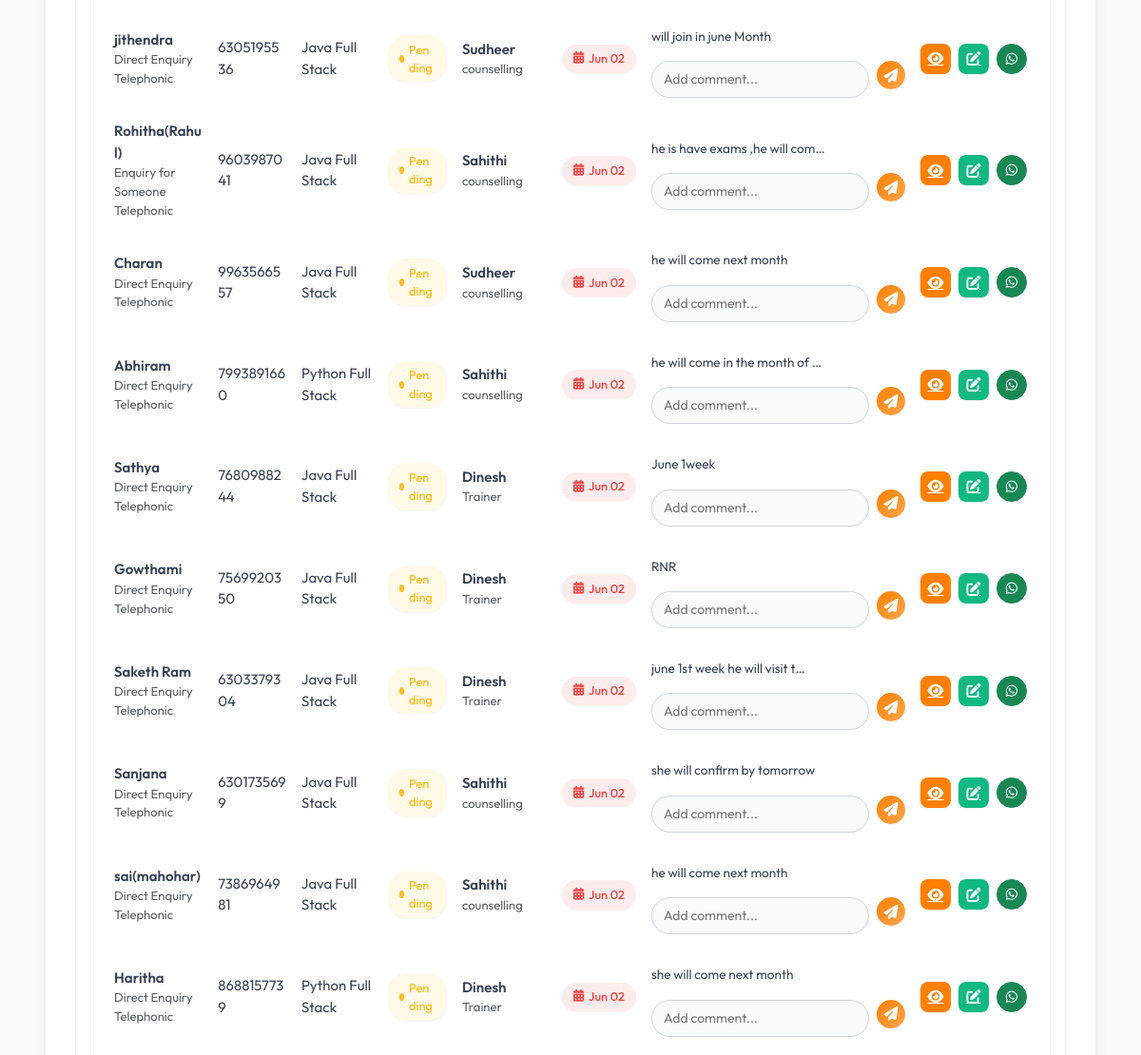
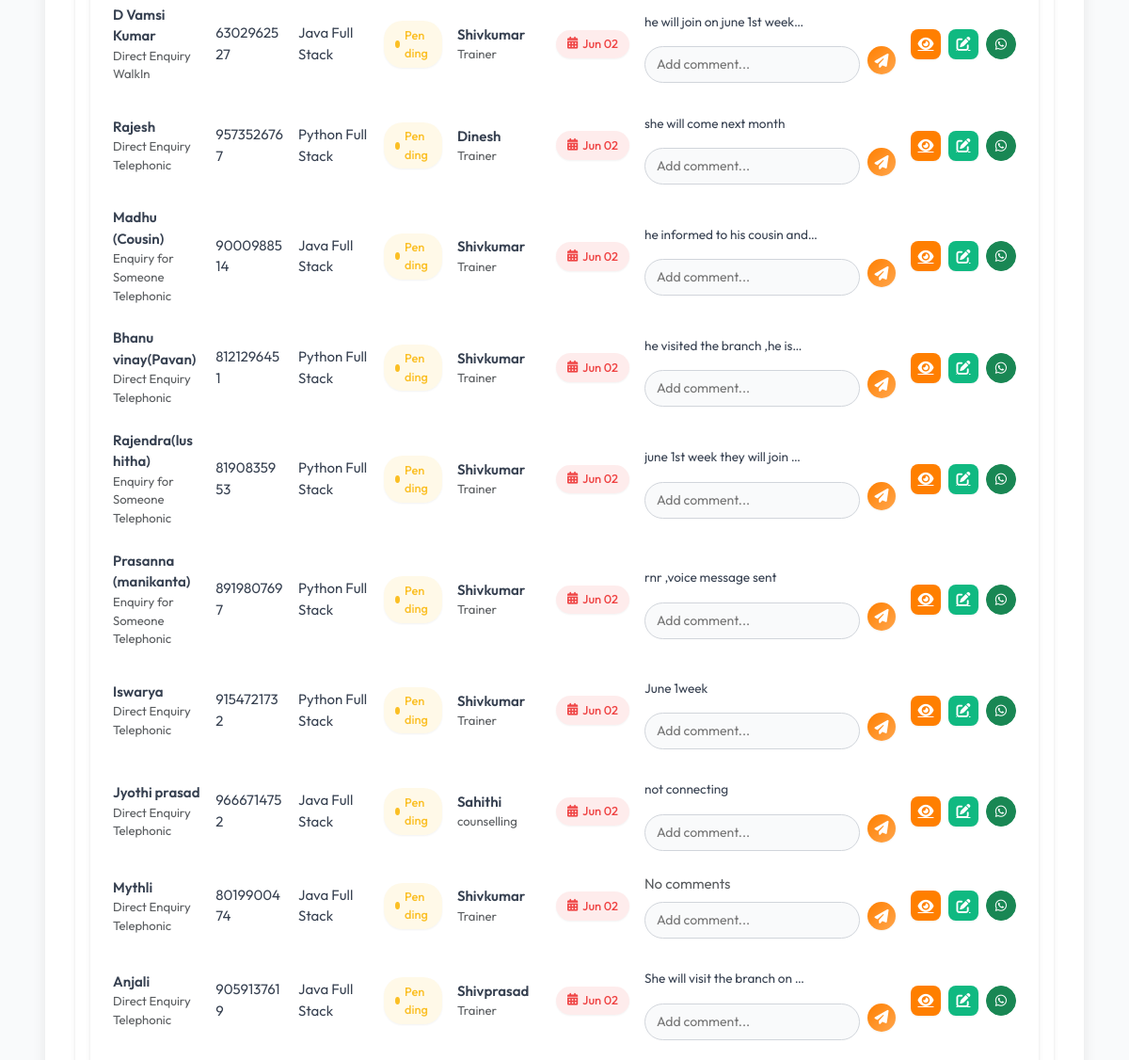
The app's page /today-followups/ (signed in, middle part), older data (2 pictures, top to bottom).
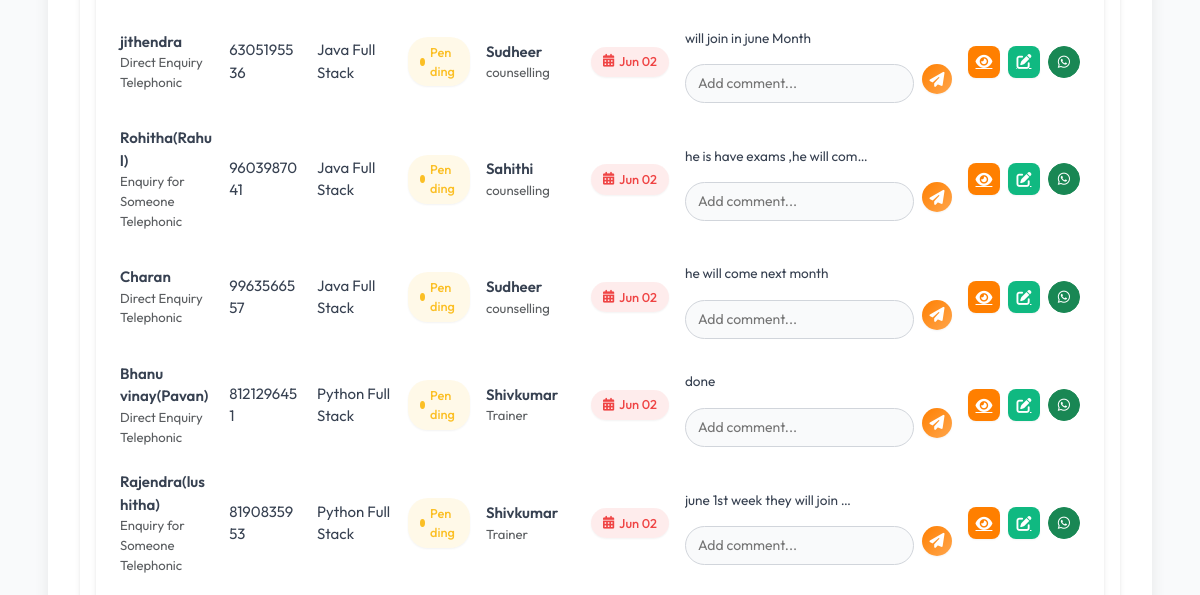
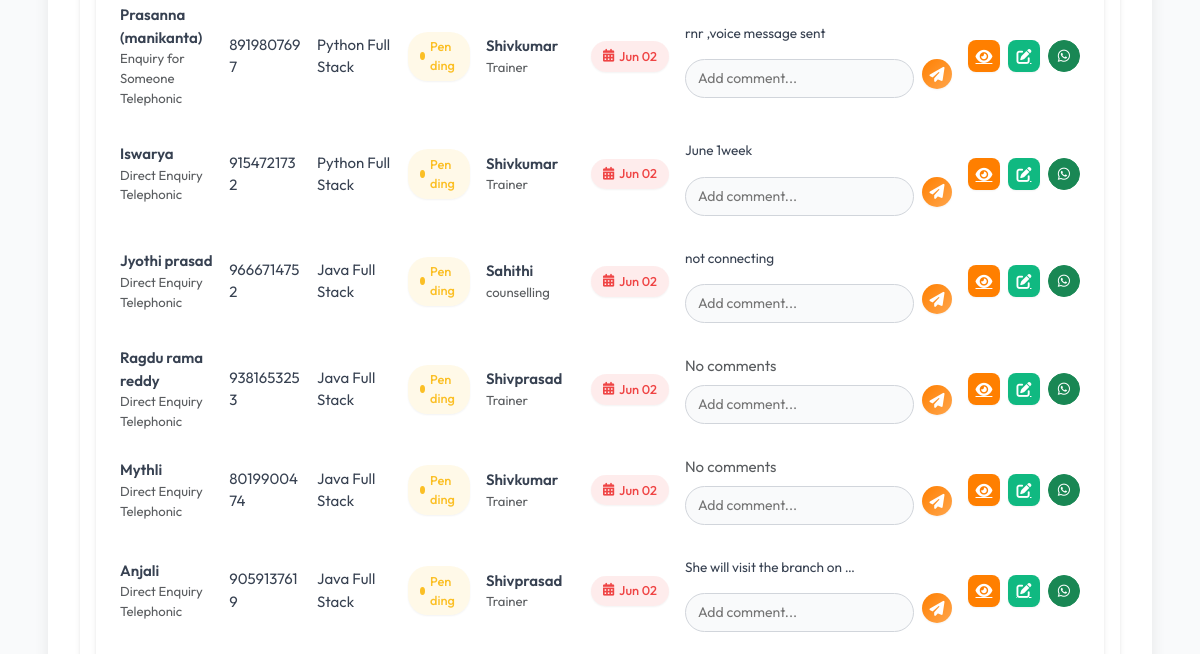
The same page, newer data (2 pictures, top to bottom).
### enquiry/models.py (models this page shows, shortened)
class Enquiry(models.Model):
    STATUS_CHOICES = [
        ('joined', 'Joined'),
        ('pending', 'Pending'),
        ('dropout', 'Dropout'),
    ]
    SUBJECT_CHOICES = [
        ('java_full_stack', 'Java Full Stack'),
        ('python_full_stack', 'Python Full Stack'),
        ('other', 'Other'),
    ]
    ENQUIRY_TYPE_CHOICES = [
        ('someone_telephonic', 'Enquiry for Someone Telephonic'),
        ('direct_telephonic', 'Direct Enquiry Telephonic'),
        ('someone_walkin', 'Enquiry for Someone WalkIn'),
        ('direct_walkin', 'Direct Enquiry WalkIn'),
        ('telephonic_to_walkin', 'Telephonic To Walkin'),
    ]
    name = models.CharField(max_length=100)
    mobile = models.CharField(max_length=15, unique=True)
    subject = models.CharField(max_length=50, choices=SUBJECT_CHOICES)
    status = models.CharField(max_length=10, choices=STATUS_CHOICES, default='pending')
    enquiry_type = models.CharField(max_length=30, choices=ENQUIRY_TYPE_CHOICES, default='direct_telephonic')
    counsellor = models.ForeignKey(Counsellor, on_delete=models.CASCADE)
    created_at = models.DateTimeField(auto_now_add=True)
    followup_date = models.DateField(null=True, blank=True)
    enquiry_date = models.DateField(null=True, blank=True)
    parent_number = models.CharField(max_length=15, blank=True, null=True)
    fees_paid_date = models.DateField(null=True, blank=True)
    native_district_name=models.CharField(max_length=30,blank=True,null=True)
    target_fees = models.DecimalField(
        max_digits=12, decimal_places=2,
        null=True, blank=True,
        help_text="Total fees for the course"
    )
    fees_paid = models.DecimalField(
        max_digits=12, decimal_places=2,
        default=0.00,
        help_text="Total amount paid by the student"
    )
    fees_balance = models.DecimalField(
        max_digits=12, decimal_places=2,
        null=True, blank=True,
        help_text="Remaining balance (calculated automatically)"
    )
    due_date = models.DateField(
        null=True, blank=True,
        help_text="Deadline for full fees payment"
    )
    other_subject_name = models.CharField(
        max_length=100,
        blank=True,
        null=True,
        help_text="Specify the subject if 'Other' is selected"
    )
    college = models.ForeignKey(
        CollegeInfo,
        on_delete=models.SET_NULL,
        null=True,
        blank=True,
        related_name='enquiries'
    )
    VISIT_TYPE_CHOICES = [
        ('alone_walkin', 'Alone Walkin'),
        ('came_with_parents', 'Came with parents'),
        ('student_reference', 'Student Reference'),
        ('old_student_reference', 'Old Student Reference'),
        ('came_with_relatives', 'Came with relatives'),
    ]
    visit_type = models.CharField(
        max_length=30,
        choices=VISIT_TYPE_CHOICES,
        default='alone_walkin',
        help_text="How did the student come for enquiry?"
    )

class Counsellor(models.Model):
    name = models.CharField(max_length=100, unique=True)
    mobile = models.CharField(max_length=15)
    department = models.CharField(max_length=100)

class Comment(models.Model):
    enquiry = models.ForeignKey(Enquiry, on_delete=models.CASCADE, related_name='comments')
    comment = models.TextField()
    created_at = models.DateTimeField(default=timezone.now)
    class Meta:
        get_latest_by = 'created_at'
        ordering = ['-created_at']

### enquiry/views.py (the view)
# urls.py: path('today-followups/', views.today_followups, name='today_followups'),
@login_required(login_url='accounts:login')
def today_followups(request):
    today = get_ist_time().date()
    enquiries = Enquiry.objects.filter(followup_date=today, status='pending')
    return render(request, 'today_followups.html', {'enquiries': enquiries, 'today': today})

### enquiry/models.py (called while the page is built)
    @property
    def actual_collected(self):
        from .models import Enquiry
        total = Enquiry.objects.filter(
            fees_paid_date__year=self.year,
            fees_paid_date__month=self.month,
            fees_paid_date__isnull=False
        ).aggregate(Sum('fees_paid'))['fees_paid__sum'] or 0
        return total

### enquiry/views.py (called while the page is built)
def get_ist_time():
    return datetime.now(IST)

### template/today_followups.html (shortened to what the changed rows need)
{% extends 'base.html' %}
{% block extra_css %}
<link rel="stylesheet" href="https://cdn.datatables.net/1.13.6/css/dataTables.bootstrap5.min.css">
<link rel="stylesheet" href="https://cdnjs.cloudflare.com/ajax/libs/font-awesome/6.4.0/css/all.min.css">
{% endblock %}
{% block content %}
<div class="app-wrapper">
    <div class="data-card">
        <div class="card-body p-0">
            <div class="data-table-wrapper">
                <table id="enquiryTable" class="display nowrap w-100">
                    <tbody>
                        {% for enquiry in enquiries %}
                        <tr id="enquiry-row-{{ enquiry.id }}">
                            <td>
                                <div class="fw-semibold">{{ enquiry.name }}</div>
                                <div class="text-muted small">{{ enquiry.get_enquiry_type_display }}</div>
                            </td>
                            <td>{{ enquiry.mobile }}</td>
                            <td>{{ enquiry.get_subject_display }}</td>
                            <td>
                                <span class="status-badge status-{{ enquiry.status|slugify }}"
                                      data-status="{{ enquiry.status }}"
                                      data-enquiry-id="{{ enquiry.id }}">
                                    {{ enquiry.get_status_display }}
                                </span>
                            </td>
                            <td>
                                <div class="fw-semibold">{{ enquiry.counsellor.name }}</div>
                                <div class="text-muted small">{{ enquiry.counsellor.department }}</div>
                            </td>
                            <td>
                                <div class="followup-date {% if enquiry.followup_date <= today %}urgent{% endif %}"
                                     data-enquiry-id="{{ enquiry.id }}">
                                    <i class="fas fa-calendar-alt"></i>
                                    {% if enquiry.followup_date %}
                                        {{ enquiry.followup_date|date:"M d" }}
                                    {% else %}
                                        Set Date
                                    {% endif %}
                                </div>
                            </td>
                            <td>
                                <div id="comment-container-{{ enquiry.id }}">
                                    {% with enquiry.comments.all|first as comment %}
                                        {% if comment %}
                                            <div class="comment-preview"
                                                 title="{{ comment.comment }}"
                                                 data-enquiry-id="{{ enquiry.id }}">
                                                {{ comment.comment|truncatechars:30 }}
                                            </div>
                                        {% else %}
                                            <span class="text-muted">No comments</span>
                                        {% endif %}
                                    {% endwith %}
                                </div>
                                <div class="comment-input-group">
                                    <input type="text"
                                           id="comment-input-{{ enquiry.id }}"
                                           class="comment-input"
                                           placeholder="Add comment...">
                                    <button class="add-comment-btn"
                                            data-enquiry-id="{{ enquiry.id }}">
                                        <i class="fas fa-paper-plane"></i>
                                    </button>
                                </div>
                            </td>
                            <td>
                                <div class="action-buttons">
                                    <a href="{% url 'enquiry:enquiry_details' enquiry.id %}"
                                       class="action-btn view-btn"
                                       title="View Details">
                                        <i class="fas fa-eye"></i>
                                    </a>
                                    <a href="{% url 'enquiry:edit_enquiry' enquiry.pk %}"
                                       class="action-btn edit-btn"
                                       title="Edit Enquiry">
                                        <i class="fas fa-edit"></i>
                                    </a>
                                    <a href="https://wa.me/91{{ enquiry.mobile }}" target="_blank"
   class="btn btn-success btn-sm rounded-circle d-flex justify-content-center align-items-center"
   style="width: 32px; height: 32px;">
    <i class="fab fa-whatsapp"></i>
</a>
                                </div>
                            </td>
                        </tr>
                        {% endfor %}
                    </tbody>
                </table>
            </div>
        </div>
    </div>
</div>
{% endblock %}

Row changes from the older to the newer data that the page shows:
no longer on this page (row edited): Enquiry: name "Abhiram", enquiry_type "Direct Enquiry Telephonic", mobile "7993891660", subject "Python Full Stack", status "Pending", counsellor.name "Sahithi", counsellor.department "counselling", followup_date "Jun 02"
no longer on this page (row unchanged): Comment: comment "he will come in the month of …"
no longer on this page (row edited): Enquiry: name "Sathya", enquiry_type "Direct Enquiry Telephonic", mobile "7680988244", subject "Java Full Stack", status "Pending", counsellor.name "Dinesh", counsellor.department "Trainer", followup_date "Jun 02"
no longer on this page (row unchanged): Comment: comment "June 1week"
no longer on this page (row edited): Enquiry: name "Gowthami", enquiry_type "Direct Enquiry Telephonic", mobile "7569920350", subject "Java Full Stack", status "Pending", counsellor.name "Dinesh", counsellor.department "Trainer", followup_date "Jun 02"
no longer on this page (row unchanged): Comment: comment "RNR"
no longer on this page (row edited): Enquiry: name "Saketh Ram", enquiry_type "Direct Enquiry Telephonic", mobile "6303379304", subject "Java Full Stack", status "Pending", counsellor.name "Dinesh", counsellor.department "Trainer", followup_date "Jun 02"
no longer on this page (row unchanged): Comment: comment "june 1st week he will visit t…"
no longer on this page (row edited): Enquiry: name "Sanjana", enquiry_type "Direct Enquiry Telephonic", mobile "6301735699", subject "Java Full Stack", status "Pending", counsellor.name "Sahithi", counsellor.department "counselling", followup_date "Jun 02"
no longer on this page (row unchanged): Comment: comment "she will confirm by tomorrow"
no longer on this page (row edited): Enquiry: name "sai(mahohar)", enquiry_type "Direct Enquiry Telephonic", mobile "7386964981", subject "Java Full Stack", status "Pending", counsellor.name "Sahithi", counsellor.department "counselling", followup_date "Jun 02"
no longer on this page (row unchanged): Comment: comment "he will come next month"
no longer on this page (row edited): Enquiry: name "Haritha", enquiry_type "Direct Enquiry Telephonic", mobile "8688157739", subject "Python Full Stack", status "Pending", counsellor.name "Dinesh", counsellor.department "Trainer", followup_date "Jun 02"
no longer on this page (row unchanged): Comment: comment "she will come next month"
no longer on this page (row edited): Enquiry: name "D Vamsi Kumar", enquiry_type "Direct Enquiry WalkIn", mobile "6302962527", subject "Java Full Stack", status "Pending", counsellor.name "Shivkumar", counsellor.department "Trainer", followup_date "Jun 02"
no longer on this page (row unchanged): Comment: comment "he will join on june 1st week…"
no longer on this page (row edited): Enquiry: name "Rajesh", enquiry_type "Direct Enquiry Telephonic", mobile "9573526767", subject "Python Full Stack", status "Pending", counsellor.name "Dinesh", counsellor.department "Trainer", followup_date "Jun 02"
no longer on this page (row unchanged): Comment: comment "she will come next month"
no longer on this page (row edited): Enquiry: name "Madhu (Cousin)", enquiry_type "Enquiry for Someone Telephonic", mobile "9000988514", subject "Java Full Stack", status "Pending", counsellor.name "Shivkumar", counsellor.department "Trainer", followup_date "Jun 02"
no longer on this page (row unchanged): Comment: comment "he informed to his cousin and…"
no longer on this page (row unchanged): Comment: comment "he visited the branch ,he is…"
added Comment: comment "done"
now on this page (row edited): Enquiry: name "Ragdu rama reddy", enquiry_type "Direct Enquiry Telephonic", mobile "9381653253", subject "Java Full Stack", status "Pending", counsellor.name "Shivprasad", counsellor.department "Trainer", followup_date "Jun 02", shows "No comments"
